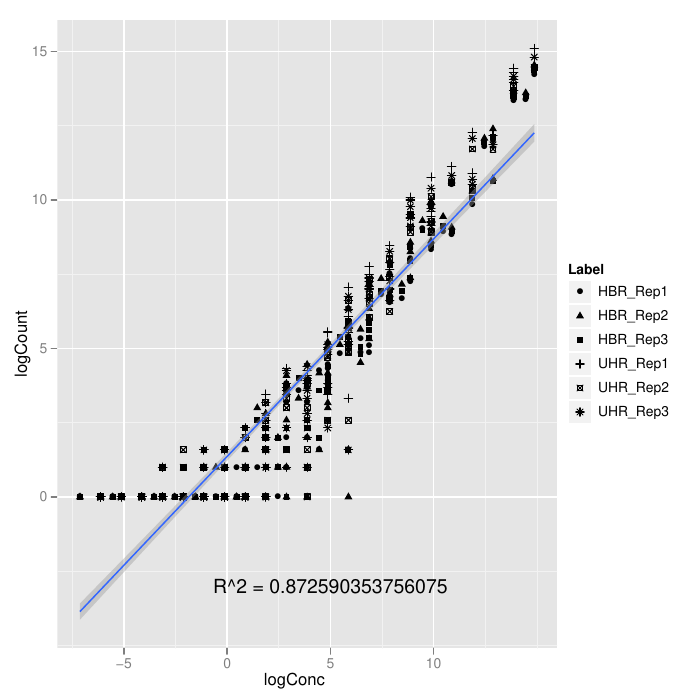

This chart was generated by the following R code:
#!/usr/bin/env Rscript

library(ggplot2)
library(optparse)

option_parser <- OptionParser(option_list=list(
    make_option(c("-f", "--filename"))                       
))

options  <- parse_args(option_parser)
filename <- options[[1]]

data = read.delim(filename)

data$logCount  = log2(data$Count + 1)
data$logConc= log2(data$Concentration)

count_model <- lm(logCount ~ logConc, data=data)
count_r_squared = summary(count_model)[['r.squared']]

pdf('Tutorial_Module4_ERCC_expression.pdf')
ggplot(data, aes(x=logConc, y=logCount)
       ) + geom_point(aes(shape=Label)
       ) + geom_smooth(method=lm
       ) + annotate('text', 5, -3,
                    label=paste("R^2 =", count_r_squared, sep=' '))
dev.off()

